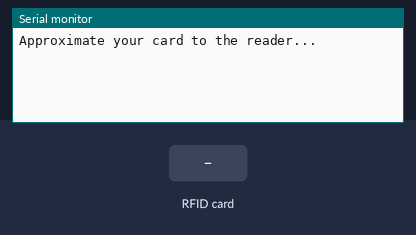
The sketch below on a simulated Arduino Uno, built with avr-gcc and run on an emulated ATmega328P. Shown: the last lines printed to the serial monitor. The test bench sets the inputs (shaded band). No radio packets arrive unless stated.

Above: at 1.2 s.
1.3 s: RFID card 26 58 60 12 held to the reader
At 2.5 s:
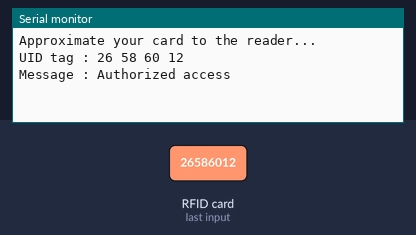
2.8 s: RFID card 5E 7A 19 C4 held to the reader
At 4.5 s:
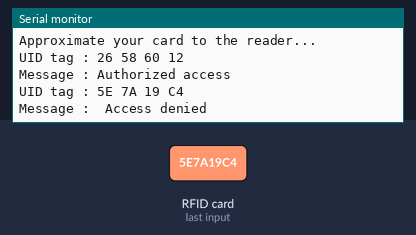

The sketch:

sketch_june15a.ino
```cpp
#include <SPI.h>
#include <MFRC522.h>
#include <nRF24L01.h>
#include <RF24.h>


#define SS_PIN 10
#define RST_PIN 9

RF24 radio(7,8);

MFRC522 mfrc522(SS_PIN, RST_PIN);   // Create MFRC522 instance.

const byte address_trans1[6] = "00001";
const byte address_recieve1[6] = "00002";

void setup()
{
  radio.begin();

  Serial.begin(9600);   // Initiate a serial communication
  SPI.begin();      // Initiate  SPI bus

  mfrc522.PCD_Init();   // Initiate MFRC522

  radio.setPALevel(RF24_PA_MAX);
  radio.setDataRate(RF24_250KBPS);

  Serial.println("Approximate your card to the reader...");
  Serial.println();

}
void loop()
{
  // Look for new cards
  if ( ! mfrc522.PICC_IsNewCardPresent())
  {
    return;
  }
  // Select one of the cards
  if ( ! mfrc522.PICC_ReadCardSerial())
  {
    return;
  }
  //Show UID on serial monitor
  Serial.print("UID tag :");
  String content= "";
  byte letter;
  for (byte i = 0; i < mfrc522.uid.size; i++)
  {
     Serial.print(mfrc522.uid.uidByte[i] < 0x10 ? " 0" : " ");
     Serial.print(mfrc522.uid.uidByte[i], HEX);
     content.concat(String(mfrc522.uid.uidByte[i] < 0x10 ? " 0" : " "));
     content.concat(String(mfrc522.uid.uidByte[i], HEX));
  }
  String text = "Authorized access";
  Serial.println();
  Serial.print("Message : ");
  content.toUpperCase();
  if (content.substring(1) == "26 58 60 12") //change here the UID of the card/cards that you want to give access
  {
    radio.openWritingPipe(address_trans1);
    radio.openReadingPipe(0,address_recieve1);
    delay(5);
    radio.stopListening();
    Serial.println("Authorized access");
    radio.write(&text, sizeof(text));
    Serial.println();
    delay(2000);
  }

 else   {
    Serial.println(" Access denied");
    delay(3000);
  }
}
```

Measured:
- after the input at 1.3 s, the serial monitor: prints a new line at once (image 1)
- after the input at 2.8 s, the serial monitor: prints a new line after 0.52 s (image 2)
